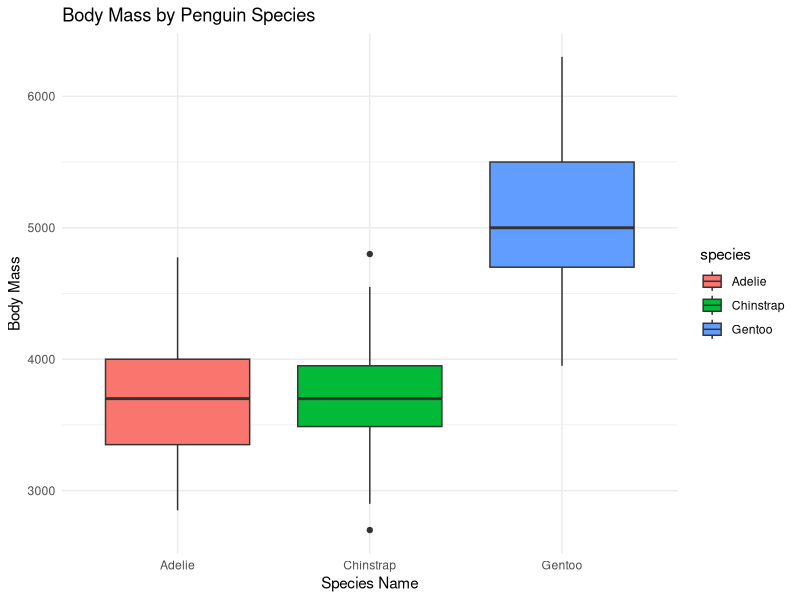

Reproduce this figure in R.
## ---- chunk 1

library(tidyverse)
library(palmerpenguins)
## ---- chunk 2
dataset <- penguins
dataset |>
  group_by(species) |>
  summarise(
    count = n()
  )
## ---- chunk 3
dataset |>
  ggplot(
    aes(x = species, y = body_mass_g)
  ) +
  geom_boxplot(aes(x = species, y = body_mass_g, fill = species)) +
  theme_minimal() +
  labs(
    title = "Body Mass by Penguin Species",
    x = "Species Name",
    y = "Body Mass"
  )
## ---- chunk 4
dataset |>
  group_by(species) |>
  summarise(
    count = n(),
    beak_depth = mean(dataset$bill_depth_mm, na.rm = TRUE)
  )
